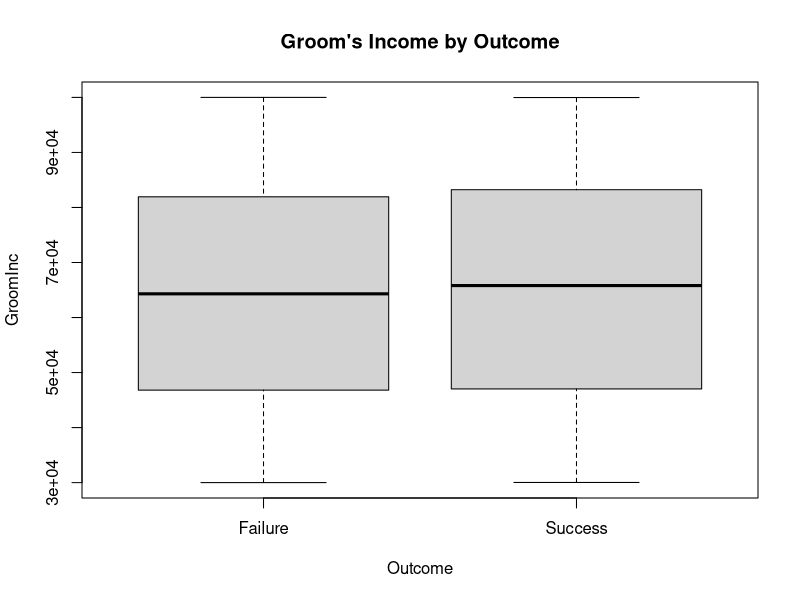
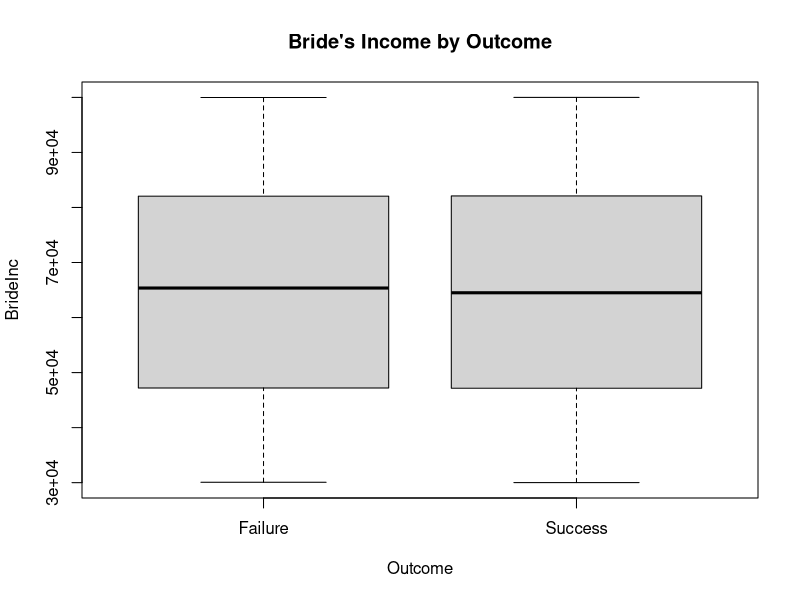
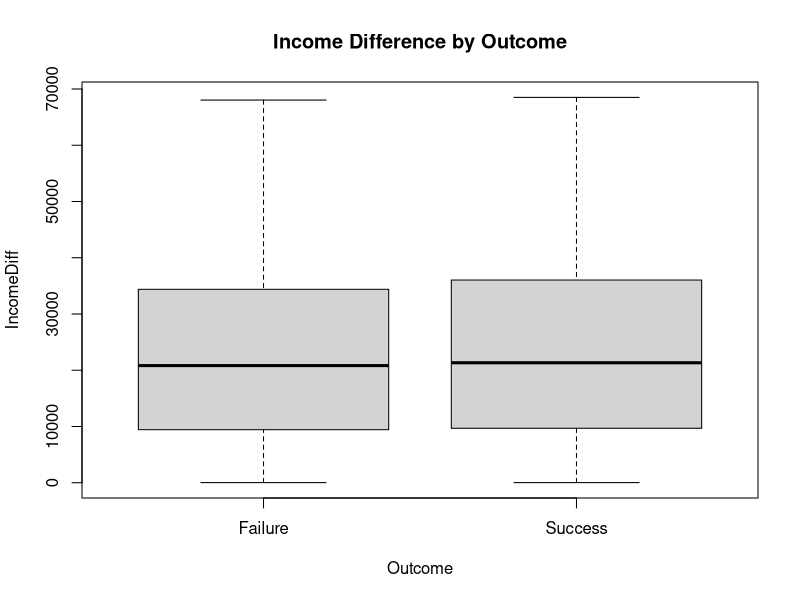
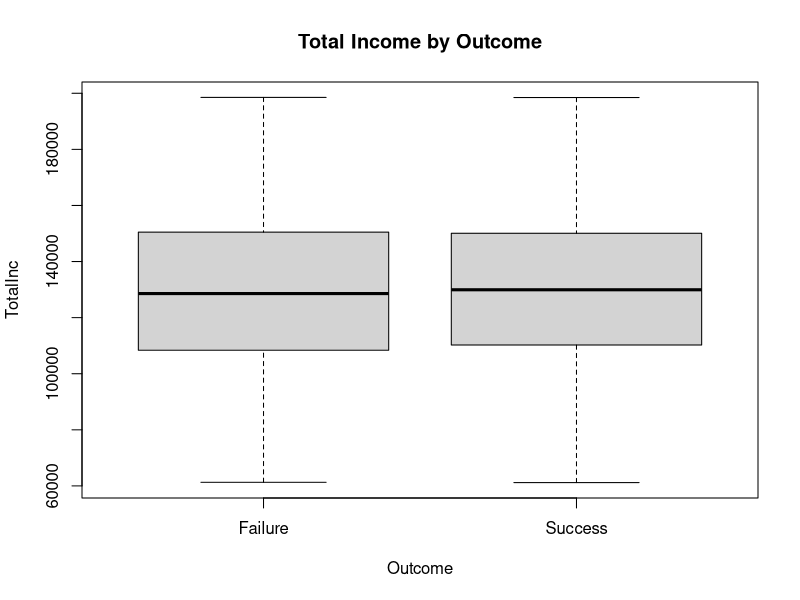

The R script that drew these images, in order:
library(rpart)
getwd()
setwd("/Users/hetpatel/Data101Fall2024/Data101Fall2024/Assignments/Prediction_Challenge_2")
train <- read.csv("couplesTrain.csv")
test <- read.csv("CouplesTestStudents.csv")
str(train)
summary(train)
colnames(train)
table(train$Outcome)

boxplot(GroomInc ~ Outcome, data = train, main = "Groom's Income by Outcome")
boxplot(BrideInc ~ Outcome, data = train, main = "Bride's Income by Outcome")
table(train$GroomMB, train$Outcome)

tree <- rpart(Outcome ~ GroomMB + BrideMB + GroomInc + BrideInc, data = train, method = "class")
summary(tree)
prediction <- predict(tree, train, type="class")
accuracy <- mean(prediction == train$Outcome)
print(paste("Training Accuracy:", accuracy))
misclassified <- train[prediction != train$Outcome, ]
table(misclassified$GroomMB, misclassified$BrideMB)




# Add Income Difference column to the training data
train$IncomeDiff <- abs(train$GroomInc - train$BrideInc)

# Boxplot to visualize how IncomeDiff varies by Outcome
boxplot(IncomeDiff ~ Outcome, data = train, main = "Income Difference by Outcome")

# Summary statistics for IncomeDiff
aggregate(IncomeDiff ~ Outcome, data = train, summary)



# Add Total Income column to the training data
train$TotalInc <- train$GroomInc + train$BrideInc

# Boxplot to visualize how TotalInc varies by Outcome
boxplot(TotalInc ~ Outcome, data = train, main = "Total Income by Outcome")

# Summary statistics for TotalInc
aggregate(TotalInc ~ Outcome, data = train, summary)



# Create a new column for the MBTI pair
train$MBPair <- paste(train$GroomMB, train$BrideMB, sep = "_")

# Frequency table of MBTI pairs and outcomes
table(train$MBPair, train$Outcome)

# Subset analysis for common misclassified MBTI pairs
misclassified_pairs <- train[prediction != train$Outcome, ]
table(misclassified_pairs$MBPair)


# Train the decision tree with new features
tree <- rpart(Outcome ~ GroomMB + BrideMB + GroomInc + BrideInc + IncomeDiff + TotalInc + MBPair,
              data = train, method = "class",
              control = rpart.control(minsplit = 50, minbucket = 25, cp = 0.01))

# Check the training accuracy
prediction <- predict(tree, train, type = "class")
accuracy <- mean(prediction == train$Outcome)
print(paste("Updated Training Accuracy:", accuracy))
